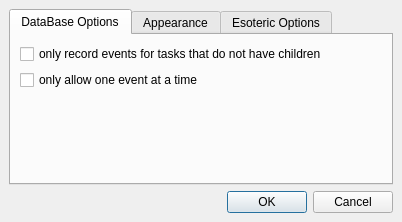
<ui version="4.0" >
 <class>CharmPreferences</class>
 <widget class="QDialog" name="CharmPreferences" >
  <property name="geometry" >
   <rect>
    <x>0</x>
    <y>0</y>
    <width>402</width>
    <height>222</height>
   </rect>
  </property>
  <property name="windowTitle" >
   <string>Charm Configuration</string>
  </property>
  <layout class="QVBoxLayout" >
   <property name="margin" >
    <number>9</number>
   </property>
   <property name="spacing" >
    <number>6</number>
   </property>
   <item>
    <widget class="QTabWidget" name="tabWidget" >
     <property name="currentIndex" >
      <number>0</number>
     </property>
     <widget class="QWidget" name="tabDatabase" >
      <attribute name="title" >
       <string>DataBase Options</string>
      </attribute>
      <layout class="QVBoxLayout" >
       <property name="margin" >
        <number>9</number>
       </property>
       <property name="spacing" >
        <number>6</number>
       </property>
       <item>
        <widget class="QCheckBox" name="cbEventsInLeavesOnly" >
         <property name="text" >
          <string>only record events for tasks that do not have children</string>
         </property>
        </widget>
       </item>
       <item>
        <widget class="QCheckBox" name="cbOneEventAtATime" >
         <property name="text" >
          <string>only allow one event at a time</string>
         </property>
        </widget>
       </item>
       <item>
        <spacer>
         <property name="orientation" >
          <enum>Qt::Vertical</enum>
         </property>
         <property name="sizeHint" >
          <size>
           <width>20</width>
           <height>40</height>
          </size>
         </property>
        </spacer>
       </item>
      </layout>
     </widget>
     <widget class="QWidget" name="tabAppearance" >
      <attribute name="title" >
       <string>Appearance</string>
      </attribute>
      <layout class="QVBoxLayout" >
       <property name="margin" >
        <number>9</number>
       </property>
       <property name="spacing" >
        <number>6</number>
       </property>
       <item>
        <layout class="QHBoxLayout" >
         <property name="margin" >
          <number>0</number>
         </property>
         <property name="spacing" >
          <number>6</number>
         </property>
         <item>
          <spacer>
           <property name="orientation" >
            <enum>Qt::Horizontal</enum>
           </property>
           <property name="sizeHint" >
            <size>
             <width>40</width>
             <height>20</height>
            </size>
           </property>
          </spacer>
         </item>
         <item>
          <widget class="QLabel" name="label" >
           <property name="text" >
            <string>Task Tracker Font Size:</string>
           </property>
          </widget>
         </item>
         <item>
          <widget class="QComboBox" name="cbTaskTrackerFontSize" >
           <item>
            <property name="text" >
             <string>Small</string>
            </property>
           </item>
           <item>
            <property name="text" >
             <string>Regular (Application Font)</string>
            </property>
           </item>
           <item>
            <property name="text" >
             <string>Large</string>
            </property>
           </item>
          </widget>
         </item>
         <item>
          <spacer>
           <property name="orientation" >
            <enum>Qt::Horizontal</enum>
           </property>
           <property name="sizeHint" >
            <size>
             <width>40</width>
             <height>20</height>
            </size>
           </property>
          </spacer>
         </item>
        </layout>
       </item>
       <item>
        <spacer>
         <property name="orientation" >
          <enum>Qt::Vertical</enum>
         </property>
         <property name="sizeHint" >
          <size>
           <width>20</width>
           <height>40</height>
          </size>
         </property>
        </spacer>
       </item>
      </layout>
     </widget>
     <widget class="QWidget" name="tab" >
      <attribute name="title" >
       <string>Esoteric Options</string>
      </attribute>
      <layout class="QVBoxLayout" >
       <property name="margin" >
        <number>9</number>
       </property>
       <property name="spacing" >
        <number>6</number>
       </property>
       <item>
        <widget class="QCheckBox" name="cb24hEditing" >
         <property name="toolTip" >
          <string>&lt;html>&lt;head>&lt;meta name="qrichtext" content="1" />&lt;style type="text/css">
p, li { white-space: pre-wrap; }
&lt;/style>&lt;/head>&lt;body style=" font-family:'Lucida Grande'; font-size:13pt; font-weight:400; font-style:normal; text-decoration:none;">
&lt;p style=" margin-top:0px; margin-bottom:0px; margin-left:0px; margin-right:0px; -qt-block-indent:0; text-indent:0px;">use 24h time values for editing, independently of the global locale setup&lt;/p>&lt;/body>&lt;/html></string>
         </property>
         <property name="text" >
          <string>always use 24h time format when editing</string>
         </property>
        </widget>
       </item>
       <item>
        <spacer>
         <property name="orientation" >
          <enum>Qt::Vertical</enum>
         </property>
         <property name="sizeHint" >
          <size>
           <width>20</width>
           <height>40</height>
          </size>
         </property>
        </spacer>
       </item>
      </layout>
     </widget>
    </widget>
   </item>
   <item>
    <widget class="QDialogButtonBox" name="buttonBox" >
     <property name="orientation" >
      <enum>Qt::Horizontal</enum>
     </property>
     <property name="standardButtons" >
      <set>QDialogButtonBox::Cancel|QDialogButtonBox::NoButton|QDialogButtonBox::Ok</set>
     </property>
    </widget>
   </item>
  </layout>
 </widget>
 <resources/>
 <connections>
  <connection>
   <sender>buttonBox</sender>
   <signal>accepted()</signal>
   <receiver>CharmPreferences</receiver>
   <slot>accept()</slot>
   <hints>
    <hint type="sourcelabel" >
     <x>248</x>
     <y>254</y>
    </hint>
    <hint type="destinationlabel" >
     <x>157</x>
     <y>274</y>
    </hint>
   </hints>
  </connection>
  <connection>
   <sender>buttonBox</sender>
   <signal>rejected()</signal>
   <receiver>CharmPreferences</receiver>
   <slot>reject()</slot>
   <hints>
    <hint type="sourcelabel" >
     <x>316</x>
     <y>260</y>
    </hint>
    <hint type="destinationlabel" >
     <x>286</x>
     <y>274</y>
    </hint>
   </hints>
  </connection>
 </connections>
</ui>
